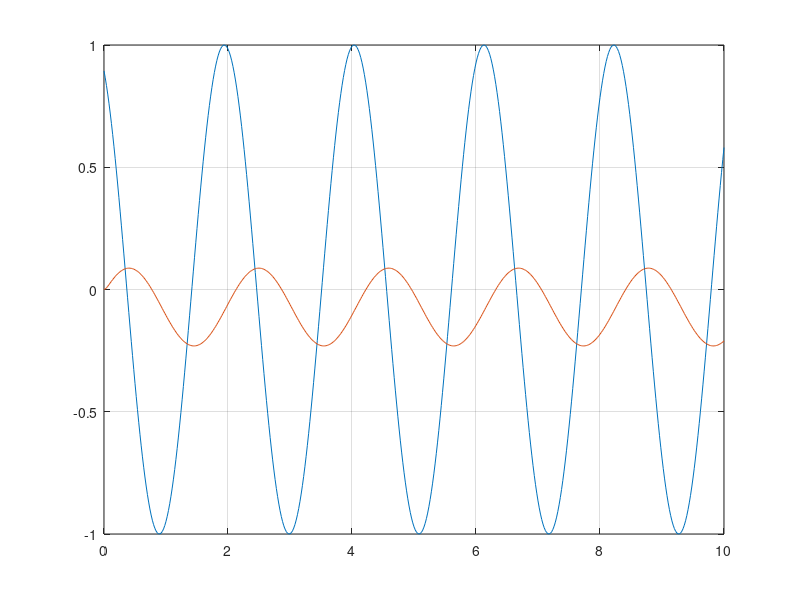

Write MATLAB code to recreate this figure.
%--------------------------%
function AsinWt()  
s = tf('s');
motor = 13.7/(s^2+28.53*s);

A = 1;
W = 3;
Q = 90;
t = (0 : 0.02 : 10);
v = A*sin((W*t)+Q);
plot(t,v)
grid on
hold on
y = lsim(motor , v , t);
plot(t,y)
hold off



end
%-------------------------%

